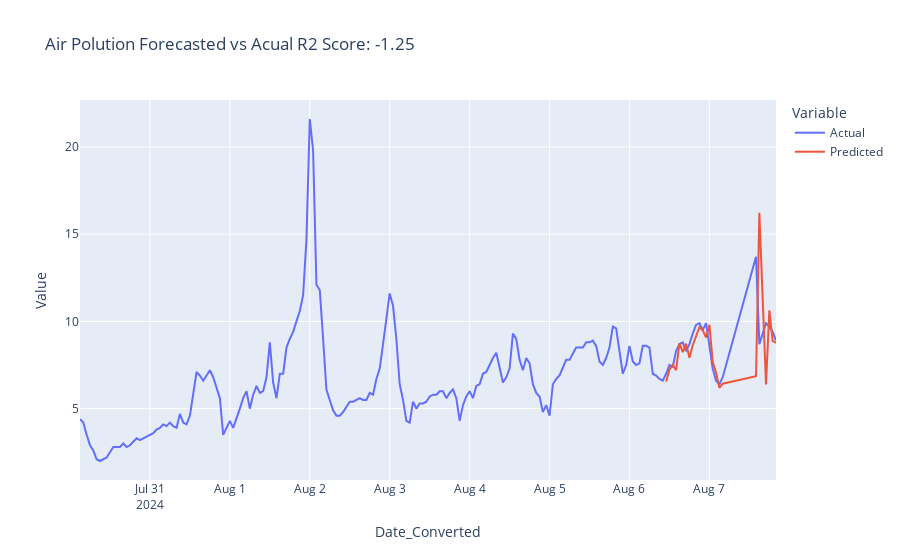

The code cell stored with this chart in its notebook:
### Code cell
# Graphing predictions vs actual values
predictions_fig = px.line(compare_df,x = 'Date_Converted', y = 'Value', color = 'Variable', 
                            title = 'Air Polution Forecasted vs Acual ' + 'R2 Score: '+ str(round(r2,2)))
predictions_fig.show()

### Figure 1 — Plotly figure (JSON) as saved in the notebook; plotly's stock layout.template omitted (floating-point values rounded to 4 significant figures; data arrays with more than 128 entries replaced by an {"elided": "..."} marker saying what was removed)
{"data": [{"hovertemplate": "Variable=Actual<br>Date_Converted=%{x}<br>Value=%{y}<extra></extra>", "legendgroup": "Actual", "line": {"color": "#636efa", "dash": "solid"}, "marker": {"symbol": "circle"}, "mode": "lines", "name": "Actual", "orientation": "v", "showlegend": true, "type": "scatter", "x": {"elided": "200 str values"}, "xaxis": "x", "y": {"elided": "200 float values"}, "yaxis": "y"}, {"hovertemplate": "Variable=Predicted<br>Date_Converted=%{x}<br>Value=%{y}<extra></extra>", "legendgroup": "Predicted", "line": {"color": "#EF553B", "dash": "solid"}, "marker": {"symbol": "circle"}, "mode": "lines", "name": "Predicted", "orientation": "v", "showlegend": true, "type": "scatter", "x": ["2024-08-06 11:00:00+00:00", "2024-08-06 12:00:00+00:00", "2024-08-06 13:00:00+00:00", "2024-08-06 14:00:00+00:00", "2024-08-06 15:00:00+00:00", "2024-08-06 16:00:00+00:00", "2024-08-06 17:00:00+00:00", "2024-08-06 18:00:00+00:00", "2024-08-06 19:00:00+00:00", "2024-08-06 20:00:00+00:00", "2024-08-06 21:00:00+00:00", "2024-08-06 22:00:00+00:00", "2024-08-06 23:00:00+00:00", "2024-08-07 00:00:00+00:00", "2024-08-07 01:00:00+00:00", "2024-08-07 02:00:00+00:00", "2024-08-07 03:00:00+00:00", "2024-08-07 04:00:00+00:00", "2024-08-07 14:00:00+00:00", "2024-08-07 15:00:00+00:00", "2024-08-07 17:00:00+00:00", "2024-08-07 18:00:00+00:00", "2024-08-07 19:00:00+00:00", "2024-08-07 20:00:00+00:00"], "xaxis": "x", "y": [6.555, 7.23, 7.511, 7.208, 8.756, 8.236, 8.727, 7.911, 8.636, 9.143, 9.668, 9.499, 9.08, 9.804, 7.67, 7.068, 6.191, 6.431, 6.856, 16.23, 6.392, 10.63, 8.886, 8.765], "yaxis": "y"}], "layout": {"legend": {"title": {"text": "Variable"}, "tracegroupgap": 0}, "title": {"text": "Air Polution Forecasted vs Acual R2 Score: -1.25"}, "xaxis": {"anchor": "y", "domain": [0, 1], "title": {"text": "Date_Converted"}}, "yaxis": {"anchor": "x", "domain": [0, 1], "title": {"text": "Value"}}}}
